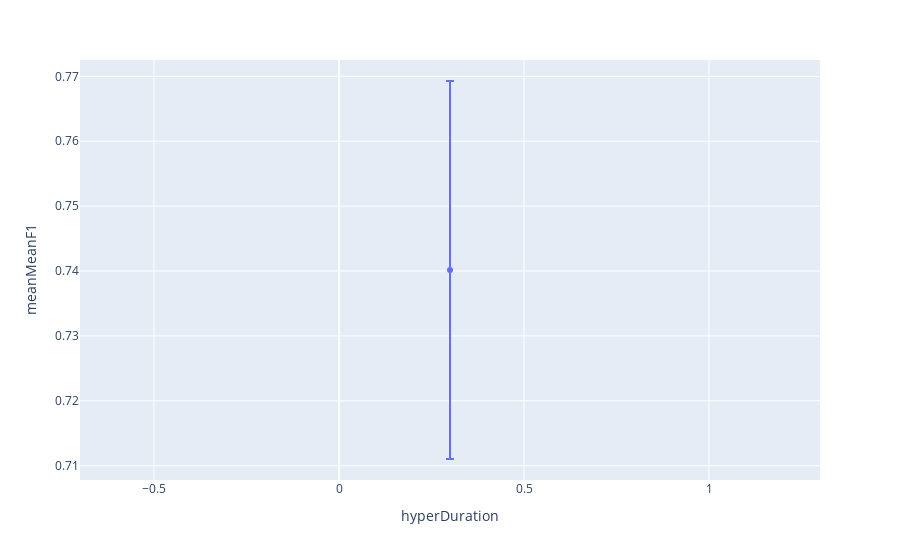

This figure's notebook cell:
### Code cell
aux=hyperParams[(hyperParams.hyperThres==optimal.hyperThres)&(hyperParams.hyperDepth==optimal.hyperDepth)&
                (hyperParams.hyperClose==optimal.hyperClose)&(hyperParams.hyperConfidence==optimal.hyperConfidence)].reset_index(drop=True)
px.scatter(aux,x='hyperDuration',y='meanMeanF1',error_y='stdMeanF1')

### Figure 1 — Plotly figure (JSON) as saved in the notebook; plotly's stock layout.template omitted (floating-point values rounded to 4 significant figures)
{"data": [{"error_y": {"array": [0.02912]}, "hovertemplate": "hyperDuration=%{x}<br>meanMeanF1=%{y}<extra></extra>", "legendgroup": "", "marker": {"color": "#636efa", "symbol": "circle"}, "mode": "markers", "name": "", "orientation": "v", "showlegend": false, "type": "scatter", "x": [0.3], "xaxis": "x", "y": [0.7402], "yaxis": "y"}], "layout": {"legend": {"tracegroupgap": 0}, "margin": {"t": 60}, "xaxis": {"anchor": "y", "domain": [0, 1], "title": {"text": "hyperDuration"}}, "yaxis": {"anchor": "x", "domain": [0, 1], "title": {"text": "meanMeanF1"}}}}
